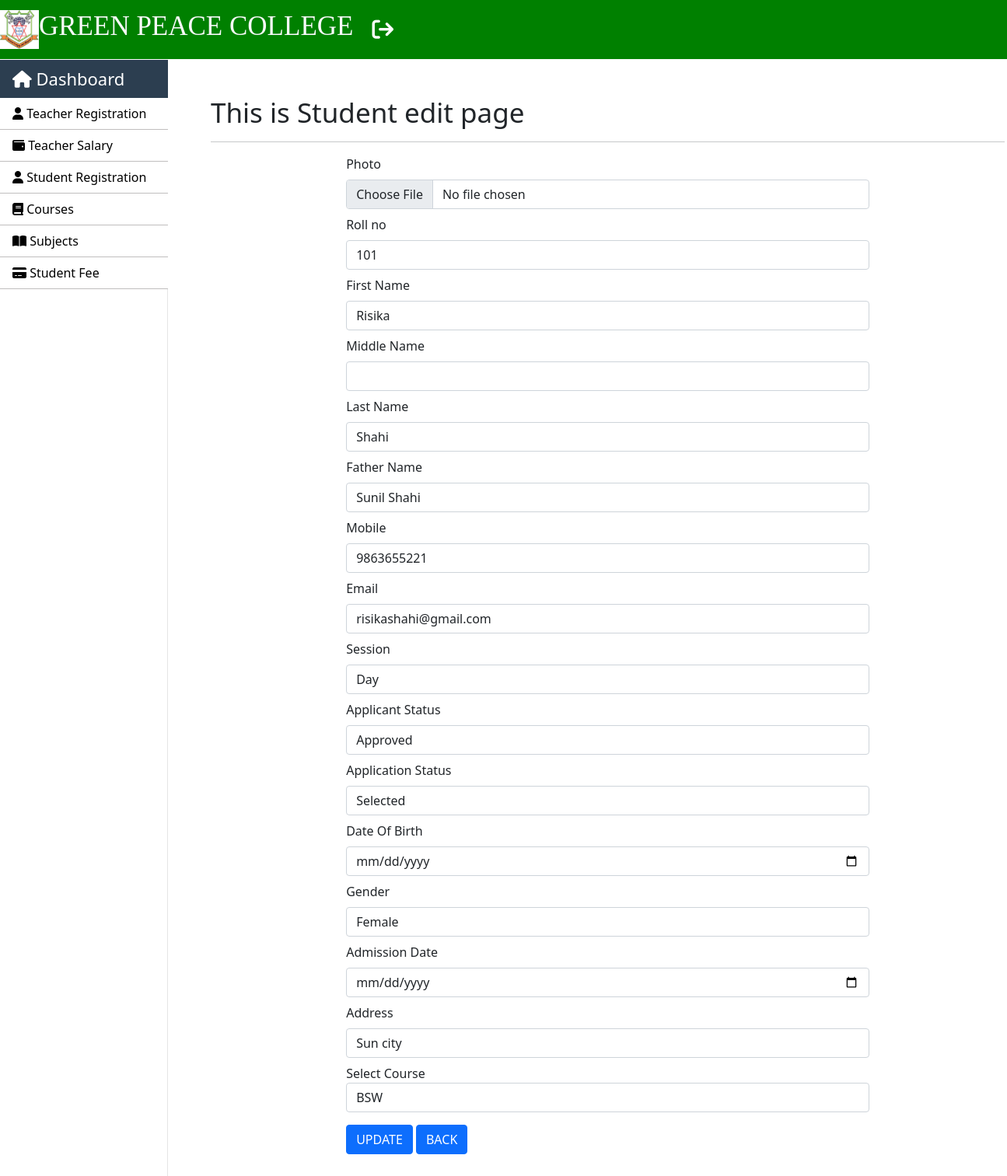
The app's page /students/edit/4 (signed in) with its own data.
### SMS/models.py (models this page shows, shortened)
class Student(models.Model):
    roll_no = models.IntegerField()
    first_name = models.CharField(max_length=250)
    middle_name = models.CharField(max_length=250, blank=True)
    last_name = models.CharField(max_length=250)
    father_name = models.CharField(max_length=250, blank=True)
    mobile_no = models.IntegerField()
    image = models.ImageField(upload_to='Images/Students/', blank=True)
    course_name = models.ForeignKey(Course, on_delete=models.CASCADE)
    session = models.CharField(max_length=250)
    applicant_status = models.CharField(max_length=100)
    application_status = models.CharField(max_length=100)
    dob = models.DateField()
    gender = models.CharField(max_length=250)
    address = models.CharField(max_length=250)
    admission_date = models.DateField()
    email = models.EmailField()
    class Meta:
        db_table = "student_info"

### SMS/views.py (the view)
# urls.py: path("students/edit/<int:id>",views.students_edit, name='edit-student'),
@login_required(login_url='login')
def students_edit(request, id):
    data = Student.objects.get(id=id)
    course = Course.objects.all()
    context = {"data": data, "course": course}
    return render(request, 'students/edit_student.html', context)

### templates/students/edit_student.html (shortened to what this page needs)
{% extends 'layouts/master.html' %}
{% block content %}
<div class="container mt-5 mb-5">
    <h1>This is Student edit page</h1>
    <hr>
    <div class="row">
        <div class="col-md-2"></div>
        <div class="col-md-8">
            <form action="{% url 'update-student' %}" method="post" enctype="multipart/form-data">
                <div class="form-group mb-2">
                    <label class="mb-2">Photo</label>
                    <input
                        type="file"
                        class="form-control"
                        name="image"
                        value="{{ data.image }}"
                    >
                </div>
                <div class="form-group mb-2">
                    <label class="mb-2">Roll no</label>
                    <input
                        type="number"
                        class="form-control"
                        name="roll_no"
                        value="{{ data.roll_no }}"
                    >
                </div>
                <div class="form-group mb-2">
                    <label class="mb-2">First Name</label>
                    <input
                        type="text"
                        class="form-control"
                        name="first_name"
                        value="{{ data.first_name }}"
                    >
                </div>
                <div class="form-group mb-2">
                    <label class="mb-2">Middle Name</label>
                    <input
                        type="text"
                        class="form-control"
                        name="middle_name"
                        value="{{ data.middle_name }}"
                    >
                </div>
                <div class="form-group mb-2">
                    <label class="mb-2">Last Name</label>
                    <input
                        type="text"
                        class="form-control"
                        name="last_name"
                        value="{{ data.last_name }}"
                    >
                </div>
                <div class="form-group mb-2">
                    <label class="mb-2">Father Name</label>
                    <input
                        type="text"
                        class="form-control"
                        name="father_name"
                        value="{{ data.father_name }}"
                    >
                </div>
                <div class="form-group mb-2">
                    <label class="mb-2">Mobile</label>
                    <input
                        type="number"
                        class="form-control"
                        name="mobile_no"
                        value="{{ data.mobile_no }}"
                    >
                </div>
                <div class="form-group mb-2">
                    <label class="mb-2">Email</label>
                    <input
                        type="email"
                        class="form-control"
                        name="email"
                        value="{{ data.email }}"
                    >
                </div>
                <div class="form-group mb-2">
                    <label class="mb-2">Session</label>
                    <input
                        type="text"
                        class="form-control"
                        name="session"
                        value="{{ data.session }}"
                    >
                </div>
                <div class="form-group mb-2">
                    <label class="mb-2">Applicant Status</label>
                    <input
                        type="text"
                        class="form-control"
                        name="applicant_status"
                        value="{{ data.applicant_status }}"
                    >
                </div>
                <div class="form-group mb-2">
                    <label class="mb-2">Application Status</label>
                    <input
                        type="text"
                        class="form-control"
                        name="application_status"
                        value="{{ data.application_status }}"
                    >
                </div>
                <div class="form-group mb-2">
                    <label class="mb-2">Date Of Birth</label>
                    <input
                        type="date"
                        class="form-control"
                        name="dob"
                        value="{{ data.dob }}"
                    >
                </div>
                <div class="form-group mb-2">
                    <label class="mb-2">Gender</label>
                    <input
                        type="text"
                        class="form-control"
                        name="gender"
                        value="{{ data.gender }}"
                    >
                </div>
                <div class="form-group mb-2">
                    <label class="mb-2">Admission Date</label>
                    <input
                        type="date"
                        class="form-control"
                        name="admission_date"
                        value="{{ data.admission_date }}"
                    >
                </div>
                <div class="form-group mb-2">
                    <label class="mb-2">Address</label>
                    <input
                        type="text"
                        class="form-control"
                        name="address"
                        value="{{ data.address }}"
                    >
                </div>
                <div class="form-group mb-2">
                    <label>Select Course</label>
                    <select name="course" class="form-control">
                        {% for val in course %}
                        <option value="{{ val.id }}">{{ val.course_name }}</option>
                        {% endfor %}
                    </select>
                </div>
                <input type="submit" class="btn btn-primary mt-2" value="UPDATE">
                <a href="{% url 'index-student' %}" class="btn btn-primary mt-2">BACK</a>
            </form>
        </div>
        <div class="col-md-2"></div>
    </div>
</div>
{% endblock %}

### static/css/style.css (style rules this page uses)
h1 { font-size: 35px; }

### records on screen
Student: roll_no "101", first_name "Risika", last_name "Shahi", father_name "Sunil Shahi", mobile_no "9863655221", email "risikashahi@gmail.com", session "Day", applicant_status "Approved", application_status "Selected", gender "Female", address "Sun city"

### other values on screen
form field course "BSW"
